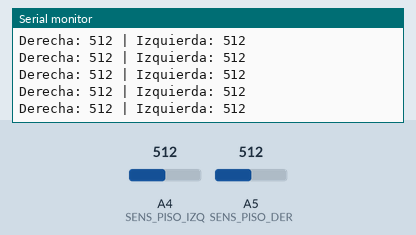
Simulated run of this sketch. Board: Arduino Uno, built with avr-gcc and run on an emulated ATmega328P. On the bench: the last lines printed to the serial monitor. The inputs (shaded band) are chosen by the test bench; at power-on: A4 (SENS_PISO_IZQ) = 512, A5 (SENS_PISO_DER) = 512.

Above: at 1.2 s.
1.3 s: A4 (SENS_PISO_IZQ) set to 11
At 2.2 s:
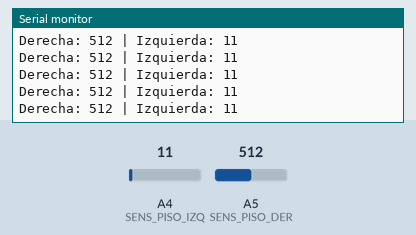
4.3 s: A4 (SENS_PISO_IZQ) set to 8
At 5.2 s:
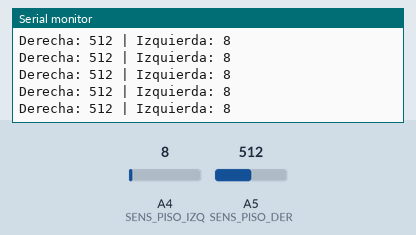
7.3 s: A5 (SENS_PISO_DER) set to 110
At 8.0 s:
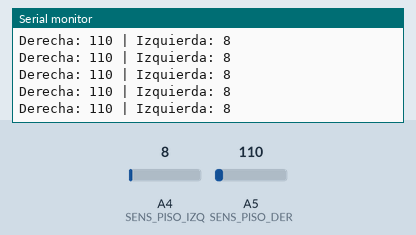
10.3 s: A5 (SENS_PISO_DER) set to 89
At 11.3 s:
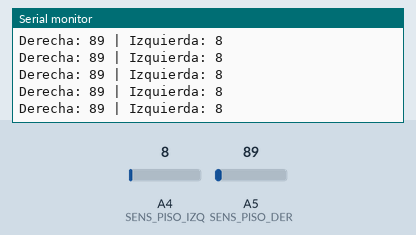
Timing chart, 0 to 13.3 s (numbered marks = the images above; inputs shaded):
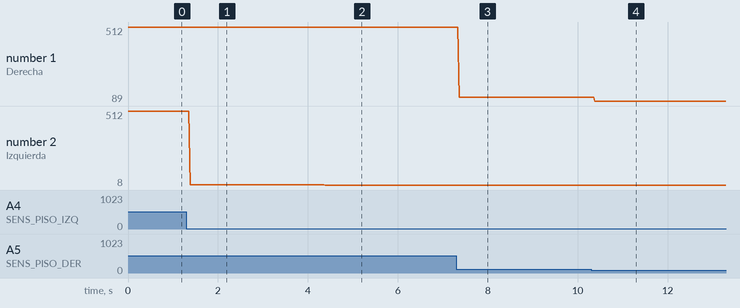

Measured:
- after the input at 1.3 s, the serial monitor: prints a new line after 0.09 s (image 1)
- after the input at 4.3 s, the serial monitor: prints a new line after 0.08 s (image 2)
- after the input at 7.3 s, the serial monitor: prints a new line after 0.07 s (image 3)
- after the input at 10.3 s, the serial monitor: prints a new line after 0.08 s (image 4)
- plotted number 1: 512 → 110 after the input at 7.3 s, 110 → 89 after the input at 10.3 s
- plotted number 2: 512 → 11 after the input at 1.3 s, 11 → 8 after the input at 4.3 s

The sketch:

Prueba_CNY-70_Piso.ino
```cpp
//Sensor de Piso
//Derecha
#define SENS_PISO_DER A5
int lectPisoDer = 0;
//Izquierda
#define SENS_PISO_IZQ A4
int lectPisoIzq = 0;

void setup ()
{
Serial.begin (9600);
}

void loop ()
{
lectPisoDer = analogRead (SENS_PISO_DER);
Serial.print("Derecha: ");
Serial.print (lectPisoDer);
lectPisoIzq = analogRead (SENS_PISO_IZQ);
Serial.print(" | Izquierda: ");
Serial.println (lectPisoIzq);
}
```
